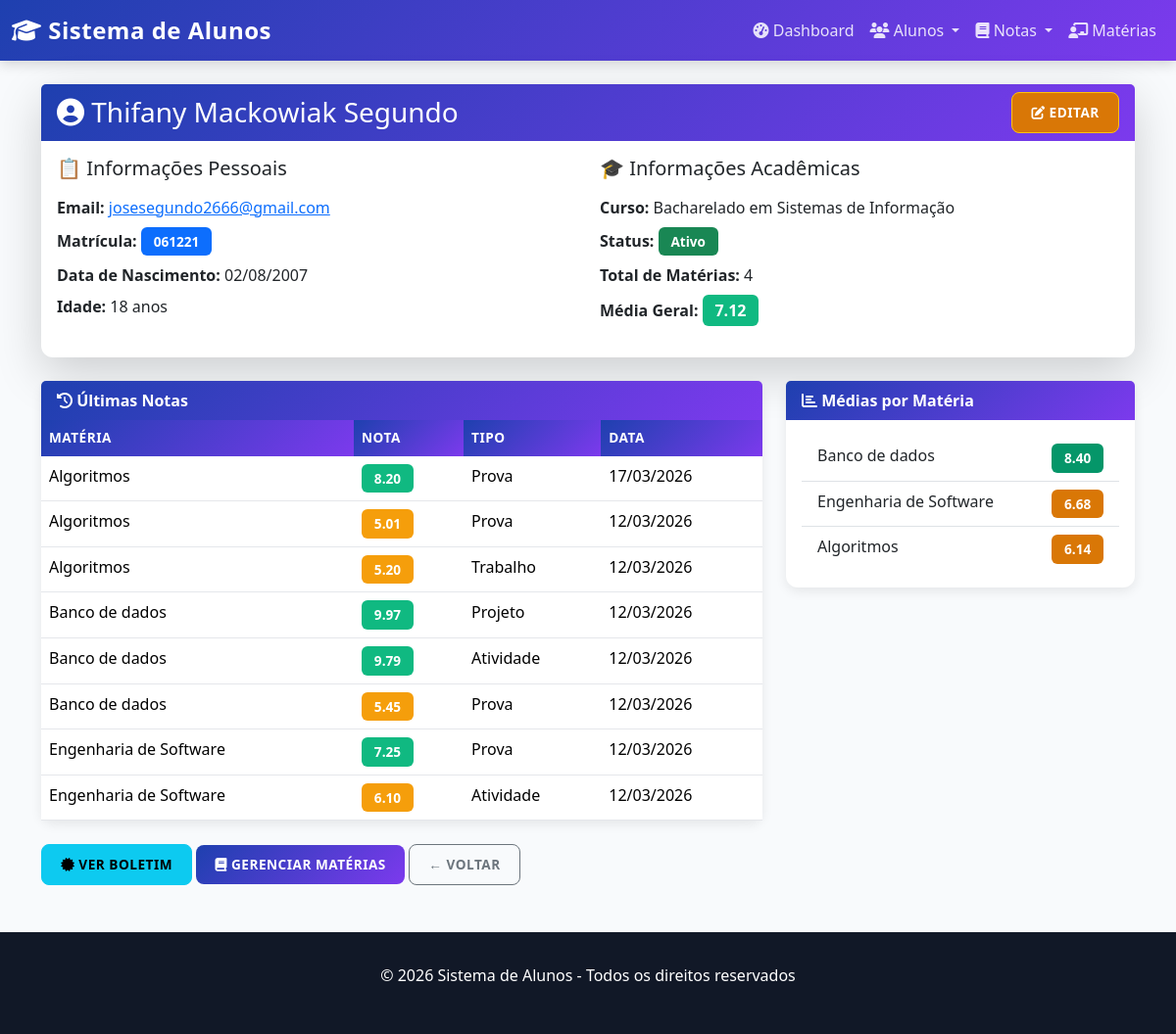
Screenshot of /alunos/2/perfil/ with the database file from the repository.
### alunos/models.py (models this page shows, shortened)
class Aluno(models.Model):
    nome = models.CharField(max_length=100)
    email = models.EmailField(unique=True)
    matricula = models.CharField(max_length=20, unique=True)
    curso = models.ForeignKey(Curso, on_delete=models.CASCADE, related_name='alunos')
    data_nascimento = models.DateField()
    telefone = models.CharField(max_length=15, blank=True, null=True)
    endereco = models.TextField(blank=True, null=True)
    ativo = models.BooleanField(default=True)
    materias = models.ManyToManyField(Materia, related_name='alunos_matriculados', blank=True)
    def idade(self):
        from datetime import date
        hoje = date.today()
        return hoje.year - self.data_nascimento.year - ((hoje.month, hoje.day) < (self.data_nascimento.month, self.data_nascimento.day))
    class Meta:
        verbose_name = 'Aluno'
        verbose_name_plural = 'Alunos'

class Curso(models.Model):
    nome = models.CharField(max_length=100, unique=True)
    descricao = models.TextField(blank=True, null=True)
    ativo = models.BooleanField(default=True)
    class Meta:
        verbose_name = 'Curso'
        verbose_name_plural = 'Cursos'

class Nota(models.Model):
    aluno = models.ForeignKey(Aluno, on_delete=models.CASCADE, related_name='notas')
    materia = models.ForeignKey(Materia, on_delete=models.CASCADE, related_name='notas')
    valor = models.DecimalField(
        max_digits=4,
        decimal_places=2,
        validators=[MinValueValidator(0), MaxValueValidator(10)],
        help_text="Nota de 0.00 a 10.00"
    )
    data_avaliacao = models.DateField(auto_now_add=True)
    tipo_avaliacao = models.CharField(
        max_length=20,
        choices=[
            ('PROVA', 'Prova'),
            ('TRABALHO', 'Trabalho'),
            ('ATIVIDADE', 'Atividade'),
            ('EXERCICIO', 'Exercício'),
            ('PROJETO', 'Projeto'),
        ],
        default='PROVA'
    )
    observacao = models.TextField(blank=True, null=True)
    class Meta:
        verbose_name = 'Nota'
        verbose_name_plural = 'Notas'
        unique_together = ['aluno', 'materia', 'data_avaliacao', 'tipo_avaliacao']
        ordering = ['-data_avaliacao']

class Materia(models.Model):
    nome_materia = models.CharField(max_length=100)
    curso = models.ForeignKey(Curso, on_delete=models.CASCADE, related_name='materias')
    professor = models.CharField(max_length=100)
    carga_horaria = models.PositiveIntegerField(default=60, help_text="Carga horária em horas")
    ativo = models.BooleanField(default=True)
    class Meta:
        verbose_name = 'Matéria'
        verbose_name_plural = 'Matérias'
        unique_together = ['nome_materia', 'curso']

### alunos/views.py (the view)
# urls.py: path('alunos/<int:id>/perfil/', views.perfil_aluno, name='perfil_aluno'),
def perfil_aluno(request, id):
    aluno = get_object_or_404(Aluno, id=id)
    media_geral = Nota.objects.filter(aluno=aluno).aggregate(media=Avg('valor'))['media']
    notas_por_materia = []
    for materia in aluno.materias.all():
        notas = Nota.objects.filter(aluno=aluno, materia=materia)
        if notas.exists():
            media = notas.aggregate(media=Avg('valor'))['media']
            notas_por_materia.append({
                'materia': materia,
                'media': media,
                'total_avaliacoes': notas.count()
            })
    notas_por_materia = sorted(notas_por_materia, key=lambda x: x['media'] if x['media'] else 0, reverse=True)
    ultimas_notas = Nota.objects.filter(aluno=aluno).order_by('-data_avaliacao')[:10]
    contexto = {
        'aluno': aluno,
        'media_geral': media_geral,
        'notas_por_materia': notas_por_materia,
        'ultimas_notas': ultimas_notas,
    }
    return render(request, 'alunos/perfil_aluno.html', contexto)

### alunos/templates/alunos/perfil_aluno.html (shortened to what this page needs)
{% extends 'base.html' %}
{% block content %}
<div class="mb-5">
    <div class="card shadow-lg mb-4">
        <div class="card-header d-flex justify-content-between align-items-center">
            <div>
                <h3 class="mb-0"><i class="fas fa-user-circle"></i> {{ aluno.nome }}</h3>
            </div>
            <div>
                <a href="{% url 'editar_aluno' aluno.id %}" class="btn btn-warning">
                    <i class="fas fa-edit"></i> Editar
                </a>
            </div>
        </div>
        <div class="card-body">
            <div class="row">
                <div class="col-md-6">
                    <h5 class="mb-3">📋 Informações Pessoais</h5>
                    <ul class="list-unstyled">
                        <li class="mb-2">
                            <strong>Email:</strong> <a href="mailto:{{ aluno.email }}">{{ aluno.email }}</a>
                        </li>
                        <li class="mb-2">
                            <strong>Matrícula:</strong> <span class="badge bg-primary">{{ aluno.matricula }}</span>
                        </li>
                        <li class="mb-2">
                            <strong>Data de Nascimento:</strong> {{ aluno.data_nascimento|date:"d/m/Y" }}
                        </li>
                        <li class="mb-2">
                            <strong>Idade:</strong> {{ aluno.idade }} anos
                        </li>
                    </ul>
                </div>
                <div class="col-md-6">
                    <h5 class="mb-3">🎓 Informações Acadêmicas</h5>
                    <ul class="list-unstyled">
                        <li class="mb-2">
                            <strong>Curso:</strong> {{ aluno.curso.nome }}
                        </li>
                        <li class="mb-2">
                            <strong>Status:</strong>
                            {% if aluno.ativo %}
                                <span class="badge bg-success">Ativo</span>
                            {% else %}
                                <span class="badge bg-danger">Inativo</span>
                            {% endif %}
                        </li>
                        <li class="mb-2">
                            <strong>Total de Matérias:</strong> {{ aluno.materias.count }}
                        </li>
                        {% if media_geral %}
                        <li class="mb-2">
                            <strong>Média Geral:</strong>
                            <span class="badge fs-6" style="background-color: {% if media_geral >= 7 %}#10b981{% elif media_geral >= 5 %}#f59e0b{% else %}#ef4444{% endif %};">
                                {{ media_geral|floatformat:2 }}
                            </span>
                        </li>
                        {% endif %}
                    </ul>
                </div>
            </div>
        </div>
    </div>
    <div class="row">
        <div class="col-lg-8">
            <div class="card">
                <div class="card-header">
                    <i class="fas fa-history"></i> Últimas Notas
                </div>
                <div class="card-body p-0">
                    {% if ultimas_notas %}
                        <div class="table-responsive">
                            <table class="table table-hover mb-0">
                                <thead>
                                    <tr>
                                        <th>Matéria</th>
                                        <th>Nota</th>
                                        <th>Tipo</th>
                                        <th>Data</th>
                                    </tr>
                                </thead>
                                <tbody>
                                    {% for nota in ultimas_notas %}
                                    <tr>
                                        <td>{{ nota.materia.nome_materia }}</td>
                                        <td>
                                            <span class="badge" style="background-color: {% if nota.valor >= 7 %}#10b981{% elif nota.valor >= 5 %}#f59e0b{% else %}#ef4444{% endif %};">
                                                {{ nota.valor }}
                                            </span>
                                        </td>
                                        <td>{{ nota.get_tipo_avaliacao_display }}</td>
                                        <td>{{ nota.data_avaliacao|date:"d/m/Y" }}</td>
                                    </tr>
                                    {% endfor %}
                                </tbody>
                            </table>
                        </div>
                    {% else %}
                        <div class="p-4 text-center text-muted">
                            Nenhuma nota lançada ainda.
                        </div>
                    {% endif %}
                </div>
            </div>
        </div>
        <div class="col-lg-4">
            <div class="card">
                <div class="card-header">
                    <i class="fas fa-chart-bar"></i> Médias por Matéria
                </div>
                <div class="card-body">
                    {% if notas_por_materia %}
                        <div class="list-group list-group-flush">
                            {% for item in notas_por_materia %}
                            <div class="list-group-item">
                                <div class="d-flex justify-content-between">
                                    <span>{{ item.materia.nome_materia|truncatewords:3 }}</span>
                                    <span class="badge badge-grade {% if item.media >= 7 %}badge-success{% elif item.media >= 5 %}badge-warning{% else %}badge-danger{% endif %}">
                                        {{ item.media|floatformat:2 }}
                                    </span>
                                </div>
                            </div>
                            {% endfor %}
                        </div>
                    {% else %}
                        <p class="text-center text-muted">Sem notas para calcular.</p>
                    {% endif %}
                </div>
            </div>
        </div>
    </div>
    <div class="mt-4">
        <a href="{% url 'boletim_aluno' aluno.id %}" class="btn btn-info">
            <i class="fas fa-certificate"></i> Ver Boletim
        </a>
        <a href="{% url 'gerenciar_materias' aluno.id %}" class="btn btn-primary">
            <i class="fas fa-book"></i> Gerenciar Matérias
        </a>
        <a href="{% url 'lista_alunos' %}" class="btn btn-outline-secondary">
            ← Voltar
        </a>
    </div>
</div>
{% endblock %}

### templates/base.html (style rules this page uses)
:root { --primary-color: #1e40af; --secondary-color: #7c3aed; --success-color: #059669; --danger-color: #b91c1c; --warning-color: #d97706; --info-color: #0369a1; --dark-bg: #111827; --light-bg: #f8fafc; }
* { margin: 0; padding: 0; box-sizing: border-box; }
body { background-color: var(--light-bg); font-family: 'Segoe UI', Tahoma, Geneva, Verdana, sans-serif; }
.card { border: none; border-radius: 12px; box-shadow: 0 4px 12px rgba(0, 0, 0, 0.08); transition: all 0.3s ease; }
.card-header { background: linear-gradient(135deg, var(--primary-color) 0%, var(--secondary-color) 100%); border-radius: 12px 12px 0 0; color: white; font-weight: 600; border: none; }
.table { margin-bottom: 0; }
.table thead th { background: linear-gradient(135deg, var(--primary-color) 0%, var(--secondary-color) 100%); color: white; font-weight: 600; border: none; text-transform: uppercase; font-size: 0.85rem; letter-spacing: 0.5px; }
.table tbody tr { transition: all 0.2s ease; border-bottom: 1px solid #e5e7eb; }
.btn { font-weight: 600; padding: 0.6rem 1.2rem; border-radius: 8px; transition: all 0.3s ease; text-transform: uppercase; font-size: 0.85rem; letter-spacing: 0.5px; }
.btn-primary { background: linear-gradient(135deg, var(--primary-color) 0%, var(--secondary-color) 100%); border: none; }
.btn-warning { background-color: var(--warning-color); color: white; }
.badge { font-size: 0.85rem; padding: 0.5rem 0.8rem; border-radius: 6px; font-weight: 600; }
.badge-grade { color: white !important; }
.badge-success { background-color: #059669; }
.badge-warning { background-color: #d97706; }

### rows the page displays
Aluno: nome "Thifany Mackowiak Segundo", email "josesegundo2666@gmail.com", matricula "061221", data_nascimento "02/08/2007", idade "18", curso.nome "Bacharelado em Sistemas de Informação", materias.count "4"
Nota: materia.nome_materia "Algoritmos", valor "8.20", tipo_avaliacao "Prova", data_avaliacao "17/03/2026"
Nota: materia.nome_materia "Algoritmos", valor "5.01", tipo_avaliacao "Prova", data_avaliacao "12/03/2026"
Nota: materia.nome_materia "Algoritmos", valor "5.20", tipo_avaliacao "Trabalho", data_avaliacao "12/03/2026"
Nota: materia.nome_materia "Banco de dados", valor "9.97", tipo_avaliacao "Projeto", data_avaliacao "12/03/2026"
Nota: materia.nome_materia "Banco de dados", valor "9.79", tipo_avaliacao "Atividade", data_avaliacao "12/03/2026"
Nota: materia.nome_materia "Banco de dados", valor "5.45", tipo_avaliacao "Prova", data_avaliacao "12/03/2026"
Nota: materia.nome_materia "Engenharia de Software", valor "7.25", tipo_avaliacao "Prova", data_avaliacao "12/03/2026"
Nota: materia.nome_materia "Engenharia de Software", valor "6.10", tipo_avaliacao "Atividade", data_avaliacao "12/03/2026"
Materia: materia.nome_materia "Banco de dados", media "8.40"
Materia: materia.nome_materia "Engenharia de Software", media "6.68"
Materia: materia.nome_materia "Algoritmos", media "6.14"

### other values shown
{{ media_geral|floatformat:2 }} "7.12"
